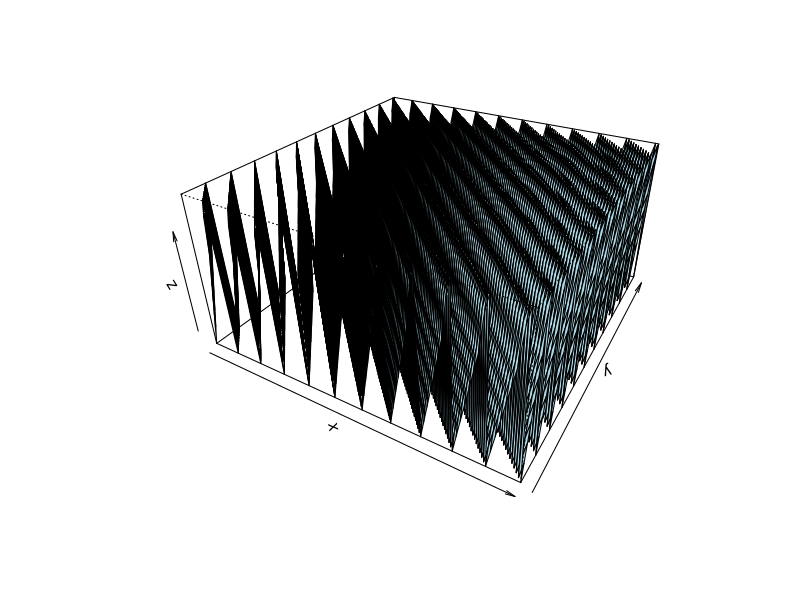
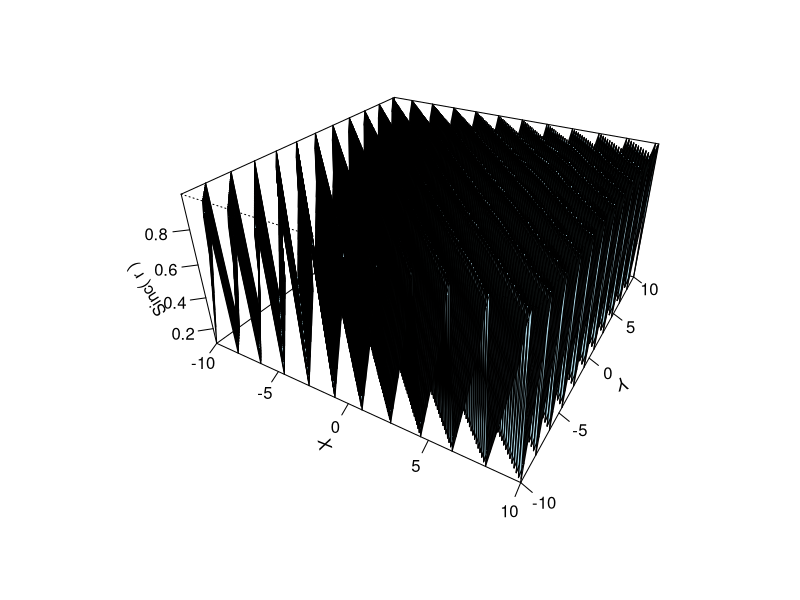
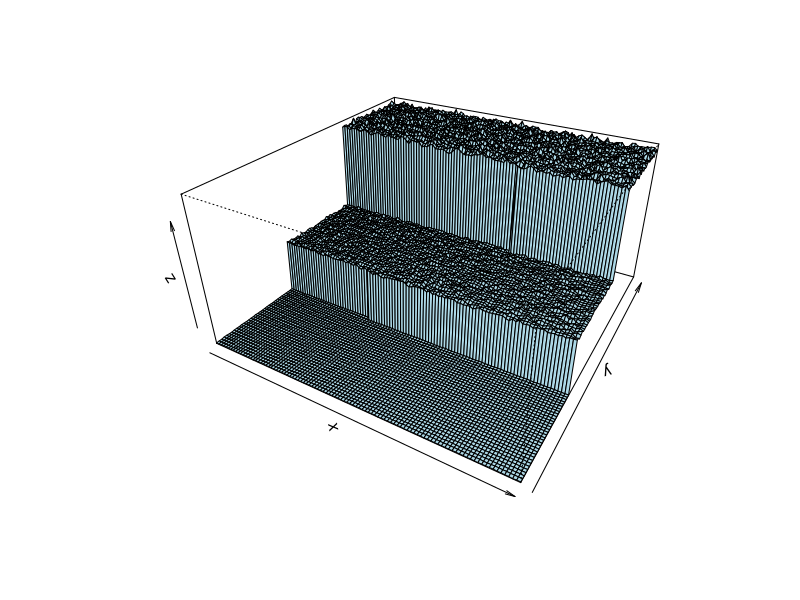
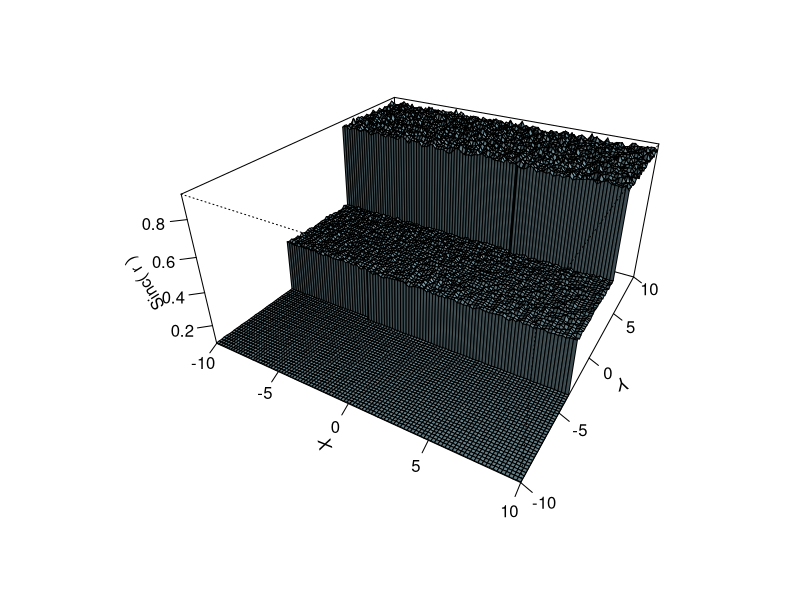
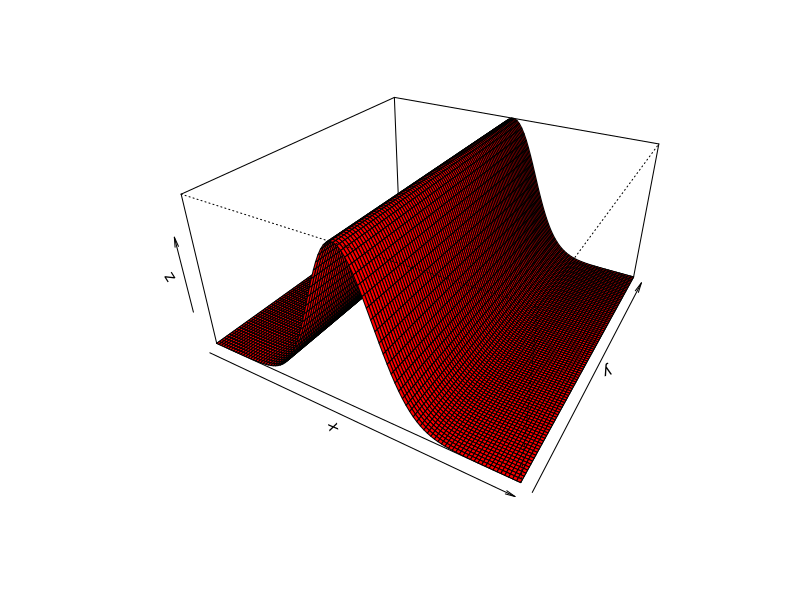
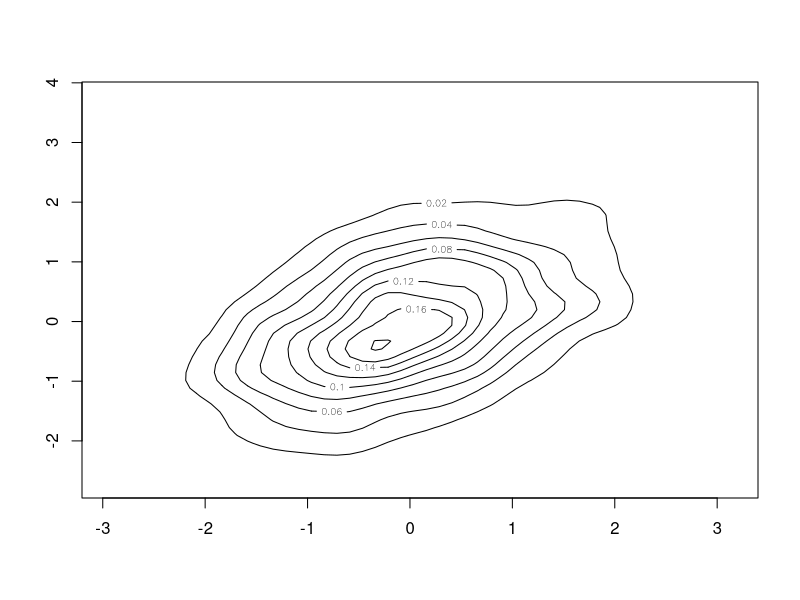
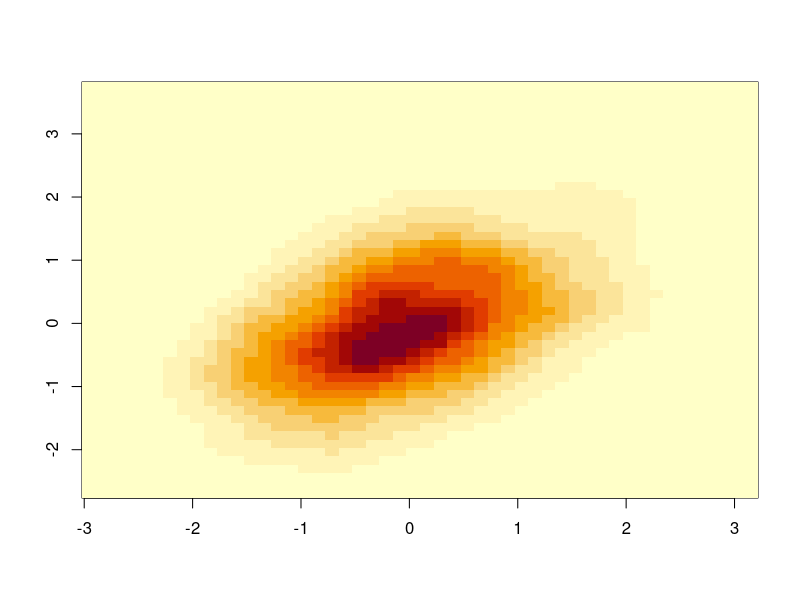
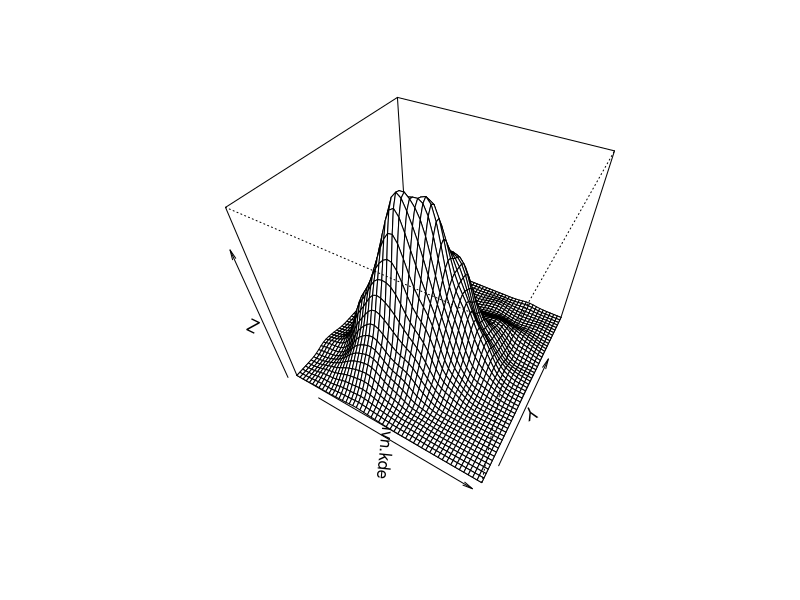

These charts were generated, in order, by the following R code:
# fun with persp


x <- seq(-10, 10, length= 100)
y <- x
z <- matrix(data = rep(c(0.1,0.2,0.3,0.4,0.5,0.6,0.7,0.9,0.99),1000),nrow = 100,ncol = 100,byrow = F)
op <- par(bg = "white")
persp(x, y, z, theta = 30, phi = 30, expand = 0.5, col = "lightblue")
persp(x, y, z, theta = 30, phi = 30, expand = 0.5, col = "lightblue",
			ltheta = 120, shade = 0.75, ticktype = "detailed",
			xlab = "X", ylab = "Y", zlab = "Sinc( r )"
) -> res

x <- seq(-10, 10, length= 100)
y <- x
z <- matrix(data = c(rnorm(3333,0.09,0.001),rnorm(3333,0.39,0.005),rnorm(3334,0.89,0.010)),nrow = 100,ncol = 100,byrow = F)
op <- par(bg = "white")
persp(x, y, z, theta = 30, phi = 30, expand = 0.5, col = "lightblue")
persp(x, y, z, theta = 30, phi = 30, expand = 0.5, col = "lightblue",
			ltheta = 120, shade = 0.75, ticktype = "detailed",
			xlab = "X", ylab = "Y", zlab = "Sinc( r )"
) -> res

x <- seq(-10, 10, length= 100)
y <- x
z <- matrix(data = rep(dnorm(seq(-5,5,length = 100),mean = 0, sd = 1),100),nrow = 100,ncol = 100,byrow = F)
op <- par(bg = "white")
persp(x, y, z, theta = 30, phi = 30, expand = 0.5, col = "red")

#####
#https://stat.ethz.ch/pipermail/r-help/2003-September/038314.html
#
library(MASS)
bivn <- mvrnorm(1000, mu = c(0, 0), Sigma = matrix(c(1, .5, .5, 1), 2))

# now we do a kernel density estimate
bivn.kde <- kde2d(bivn[,1], bivn[,2], n = 50)

# now plot your results
contour(bivn.kde)
image(bivn.kde)
persp(bivn.kde, phi = 45, theta = 30)

# fancy contour with image
image(bivn.kde); contour(bivn.kde, add = T)

# fancy perspective
persp(bivn.kde, phi = 45, theta = 30, shade = 1, border = 1,col = 'red')

# from mass help
attach(geyser)
plot(duration[-272], duration[-1], xlim = c(0.5, 6),
		 ylim = c(1, 6),xlab = "previous duration", ylab = "duration")
f1 <- kde2d(duration[-272], duration[-1],
						h = rep(1.5, 2), n = 50, lims = c(0.5, 6, 0.5, 6))
contour(f1, xlab = "previous duration",
				ylab = "duration", levels  =  c(0.05, 0.1, 0.2, 0.4) )
f1 <- kde2d(duration[-272], duration[-1],
						h = rep(0.6, 2), n = 50, lims = c(0.5, 6, 0.5, 6))
contour(f1, xlab = "previous duration",
				ylab = "duration", levels  =  c(0.05, 0.1, 0.2, 0.4) )
f1 <- kde2d(duration[-272], duration[-1],
						h = rep(0.4, 2), n = 50, lims = c(0.5, 6, 0.5, 6))
contour(f1, xlab = "previous duration",
				ylab = "duration", levels  =  c(0.05, 0.1, 0.2, 0.4) )
detach("geyser")